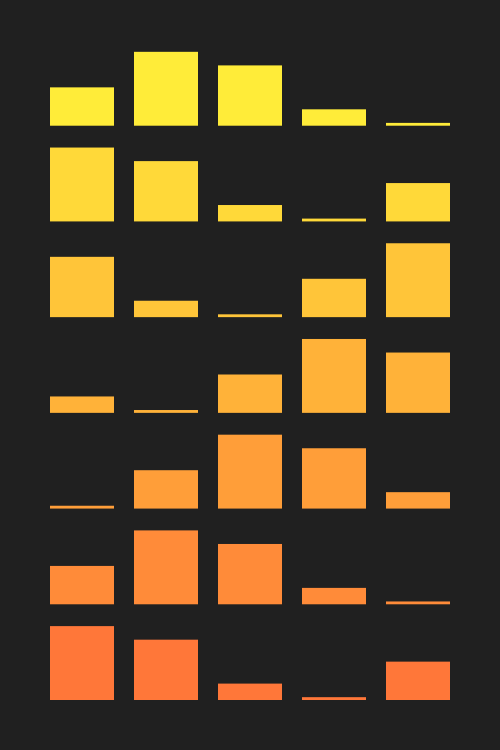
Frame 1 (no input)
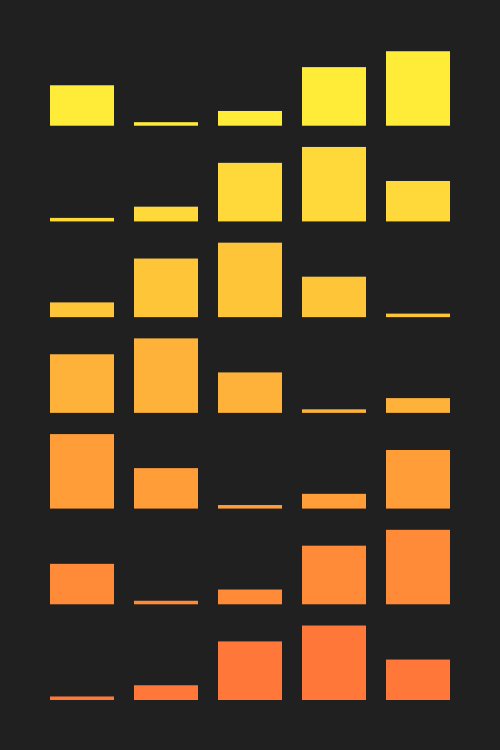
Frame 60 (the mouse pressed at the canvas centre just before this capture)
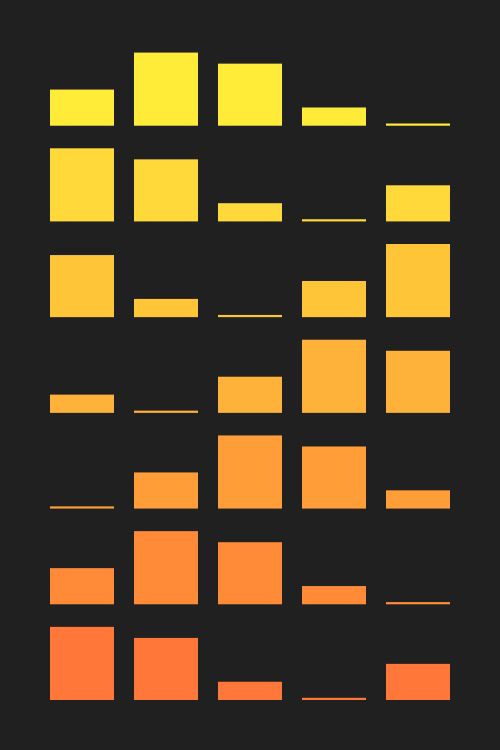
Frame 120 (the mouse held since frame 60 and released just before this capture)

The Processing sketch that drew these frames (run headless with seeded random() and noise(); from frame 60 on, the mouse is pressed at the canvas centre):

// Processing sketch: processing_156524
// ── processing_156524.pde

//based on this: http://www.openprocessing.org/sketch/151704

float theta;

void setup ()
{
  size (500, 750);
  smooth();
}

void draw ()
{
  background (#202020);
  drawRaster();
  theta +=0.0523;
}

void drawRaster ()
{
  int rows = 7;
  int columns = 5;

  int margin = 50;     
  int padding = 20;     

  int totalSpaceWidth = width - 2*margin - (columns-1)*padding;
  int totalSpaceHeight = height - 2*margin - (rows-1)*padding;

  float rectWidth = float(totalSpaceWidth) / columns;
  float rectHeight = float(totalSpaceHeight) / rows;

  int i = 0;

  while (i < rows)
  {
    float y = margin + i * (rectHeight + padding) ;
    color f = lerpColor(#FFEC39, #FF6439, 1.0/rows*i);
    int j = 0;
    while (j < columns)
    {
      float x = margin + j*(rectWidth+padding);
      fill (f);
      noStroke();
      float offSet = TWO_PI/columns*(j+i);
      float h = map(sin(theta+offSet), -1, 1, 1, rectHeight);
      rect (x, rectHeight+y-h, rectWidth, h );
      fill (#57385c);
      j = j +1;
    }

    i = i + 1;
  }
}
